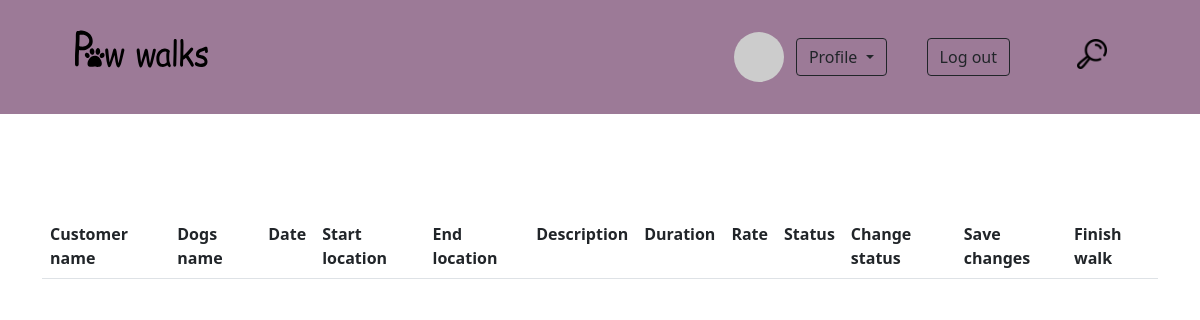
Page /walker_dashboard/listOfWalks.php (signed in) on the earlier database version.
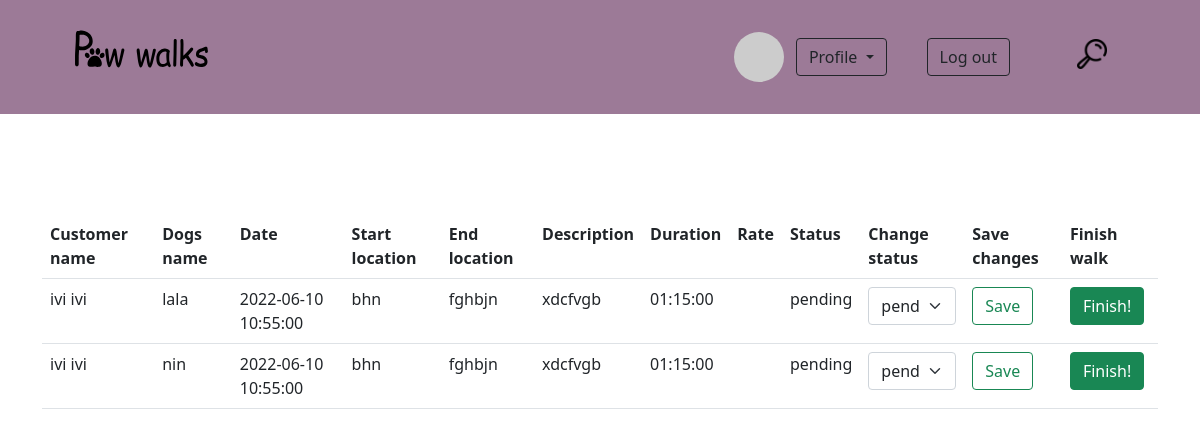
Same page on the later database version.
### tables this page shows
CREATE TABLE `walk` (
  `id` int(10) UNSIGNED NOT NULL,
  `walk_date` datetime NOT NULL,
  `start_location` varchar(255) NOT NULL,
  `end_location` varchar(255) NOT NULL,
  `description` text DEFAULT NULL,
  `duration` time NOT NULL,
  `path` text DEFAULT NULL,
  `status` enum('pending','confirmed','declined','in progress','finished') DEFAULT NULL,
  `code` char(6) DEFAULT NULL,
  `rate` int(11) DEFAULT NULL,
  `customer_id` int(10) UNSIGNED NOT NULL,
  `walker_id` int(10) UNSIGNED NOT NULL
);

CREATE TABLE `user` (
  `id` int(10) UNSIGNED NOT NULL,
  `role` enum('admin','customer','walker') NOT NULL,
  `first_name` varchar(20) NOT NULL,
  `last_name` varchar(20) NOT NULL,
  `email` varchar(255) NOT NULL,
  `password` varchar(255) NOT NULL,
  `forgot_password_code` varchar(10) DEFAULT NULL,
  `phone_number` varchar(30) NOT NULL,
  `address_id` int(10) UNSIGNED NOT NULL,
  `picture` varchar(255) DEFAULT NULL,
  `is_verified` tinyint(1) NOT NULL DEFAULT 0,
  `verification_code` char(6) DEFAULT NULL,
  `created_at` datetime NOT NULL,
  `updated_at` datetime NOT NULL,
  `registration_expires` datetime DEFAULT NULL
);

CREATE TABLE `dog` (
  `id` int(10) UNSIGNED NOT NULL,
  `dog_name` varchar(40) NOT NULL,
  `gender` enum('m','f') NOT NULL,
  `age` tinyint(4) NOT NULL,
  `notes` text DEFAULT NULL,
  `breed_id` int(10) UNSIGNED NOT NULL,
  `owner_id` int(10) UNSIGNED NOT NULL
);

### walker_dashboard/listOfWalks.php (the view, shortened to what this page needs)
<!DOCTYPE html>
<html lang="en">
<head>
    <link rel="stylesheet" type="text/css" href="../css/editProfileStyle.css">
    <link rel="stylesheet" href="../css/homeStyle.css">
    <link rel="stylesheet" href="../css/scrollbar.css">
    <link href="https://cdn.jsdelivr.net/npm/bootstrap@5.1.3/dist/css/bootstrap.min.css" rel="stylesheet">
</head>
<body>
<?php
require_once '../page_parts/header.php';
$sqlList = "SELECT w.id AS reservation_id, w.walker_id, w.customer_id, w.walk_date, w.start_location, w.end_location, w.description, w.duration, w.status, w.rate, wd.walk_id, wd.dog_id, d.id, d.dog_name, u.id, u.first_name, u.last_name, u.email
            FROM walk w
            INNER JOIN walk_dogs wd ON w.id = wd.walk_id
            INNER JOIN dog d ON wd.dog_id = d.id
            INNER JOIN user u ON w.customer_id = u.id
            WHERE w.walker_id = ".$_SESSION['id'];
try{
    $conn = new PDO("mysql:host=" . HOST . ";dbname=" . DB, USER, PASS);
    $stmtList=$conn->prepare($sqlList);
    $stmtList->execute();
    $listData = $stmtList->fetchAll(PDO::FETCH_ASSOC);
}
catch (Exception $ex){
    echo($ex -> getMessage());
}
?>
<div class="container" style="margin-top: 100px">
    <table class="table">
        <tr>
            <th scope="col">Customer name</th>
            <th scope="col">Dogs name</th>
            <th scope="col">Date</th>
            <th scope="col">Start location</th>
            <th scope="col">End location</th>
            <th scope="col">Description</th>
            <th scope="col">Duration</th>
            <th scope="col">Rate</th>
            <th scope="col">Status</th>
            <th scope="col">Change status</th>
            <th scope="col">Save changes</th>
            <th scope="col">Finish walk</th>
        </tr>
        <?php
        foreach ($listData as $data){
            ?>
        <form action="../include/updateStatus.inc.php" method="post">
            <tr>
                <td><?php echo $data['first_name']. " " .$data['last_name']; ?></td>
                <td><?php echo $data['dog_name']; ?></td>
                <td><?php echo $data['walk_date']; ?></td>
                <td><?php echo $data['start_location']; ?></td>
                <td><?php echo $data['end_location']; ?></td>
                <td><?php echo $data['description']; ?></td>
                <td><?php echo $data['duration']; ?></td>
                <td><?php echo $data['rate']; ?></td>
                <td><?php echo $data['status']; ?></td>
                    <td><select name="status" id="status" class="form-select">
                            <option value="<?php echo $data['status']; ?>" disabled selected><?php echo $data['status']; ?></option>
                        </select>
                    </td>
                    <td><button type="submit" class="btn btn-outline-success" name="saveStatus" id="saveStatus">Save</button> </td>
                    <td><a href="./finishWalk.php?reservation_id=<?php echo $data['reservation_id']; ?>" class="btn btn-success">Finish!</a></td>
            </tr>
        </form>
            <?php
        }
        ?>
    </table>
</div>
</body>
</html>

Differences in the rows shown:
added walk: customer.first_name "ivi", customer.last_name "ivi", dog.dog_name "lala", walk_date "2022-06-10 10:55:00", start_location "bhn", end_location "fghbjn", description "xdcfvgb", duration "01:15:00", status "pending", dog.dog_name "nin"
